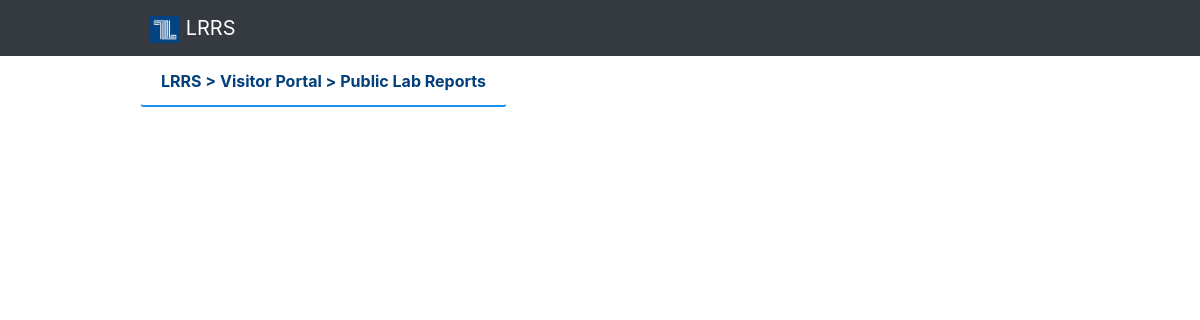
/Visitors.php, run on an earlier commit of the app's database.
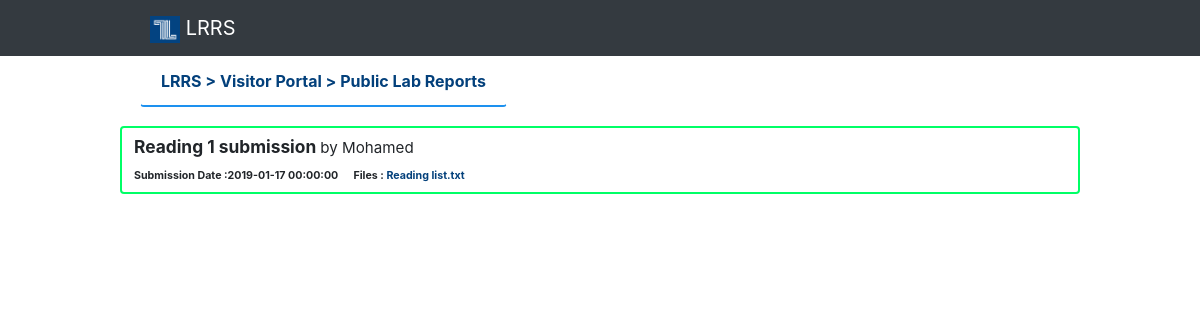
And on a later commit of the database.
### tables this page shows
CREATE TABLE `lab_report_submissions` (
  `Submission_ID` int(11) NOT NULL,
  `Submission_Date` datetime DEFAULT NULL,
  `Lab_Report_ID` int(11) DEFAULT NULL,
  `Student_id` varchar(200) DEFAULT NULL,
  `Course_Group_id` int(11) DEFAULT NULL,
  `Attachment1` longtext DEFAULT NULL,
  `Notes` longtext DEFAULT NULL,
  `Attachment2` varchar(1000) NOT NULL,
  `Attachment3` varchar(1000) NOT NULL,
  `Attachment4` varchar(1000) NOT NULL,
  `Marks` double DEFAULT NULL,
  `Status` varchar(100) NOT NULL,
  `Title` varchar(500) NOT NULL,
  `Visibility` varchar(30) NOT NULL DEFAULT 'Private',
  `Remarking_Reason` varchar(100) NOT NULL
);

CREATE TABLE `users_table` (
  `User_ID` int(11) NOT NULL,
  `Email` varchar(50) DEFAULT NULL,
  `Password` varchar(250) DEFAULT NULL,
  `HashPassword` varchar(250) NOT NULL,
  `Full_Name` varchar(50) DEFAULT NULL,
  `UserType` varchar(50) DEFAULT NULL,
  `Student_ID` varchar(500) DEFAULT NULL,
  `Passport_Number` varchar(50) DEFAULT NULL,
  `Status` varchar(30) NOT NULL DEFAULT 'Active'
);

### Visitors.php (the view, shortened to what this page needs)
<?php
include 'Header.php';
?>
<div class='row' style='width:80%;margin:auto;'>
 <?php
                     echo    "  <div class='alert' style='margin-left:20px;border-bottom:2px solid #1D91EF;'> <a href='~\..\Courses.php?course=$url'>
  LRRS > Visitor Portal  > Public Lab Reports
   <br> <span style='font-size:8pt'> </span>
</a></div>
 ";
 $result = mysqli_query($con,"SELECT `Submission_ID`, `Submission_Date`, lab_report_submissions.Student_id,
     `Attachment1`, `Notes`, `Attachment2`, `Attachment3`, `Attachment4`, `Marks`, `Title`, `Visibility` ,
     users_table.Full_Name,course_groups_table.Group_Name
FROM `lab_report_submissions`
left join users_table on users_table.Student_ID=lab_report_submissions.Student_id
left JOIN course_groups_table on course_groups_table.Course_Group_id=lab_report_submissions.Course_Group_id
WHERE Visibility='Public' ");
 if(mysqli_num_rows($result)==0)
    {} else { while($row = mysqli_fetch_assoc($result)) {
			 $att1=$row['Attachment1'];
                              $sdate=$row['Submission_Date'];
                                     $title=$row['Title'];
                                     $sname=$row['Full_Name'];
                                       $gname=$row['Group_Name'];
                                           $full_link="<a href='~\..\Lab_Report_Submisions\\$att1'>$att1</a>";
                echo"
                        <div class='btn btn-default'>
  $title  <small>by $gname $sname </small>
   <br> <span style='font-size:8pt'>Submission Date :$sdate  &nbsp;&nbsp; &nbsp;  Files : $full_link </span>
</div>
                        ";
              }}?>
  </div>

### Header.php (shortened to what this page needs)
<!DOCTYPE html>
<html>
<link href="./css/bootstrap.min.css" rel="stylesheet" type="text/css"/>
<link href="./font-awesome/css/font-awesome.min.css" rel="stylesheet" type="text/css"/>
<link href="./css/bootstrap.min.css" rel="stylesheet" type="text/css"/>
<body>
<nav class="navbar navbar-expand-lg navbar-dark bg-dark" style="padding-left:150px;padding-right:150px;margin:auto;">
  <a class="navbar-brand" href="~\..\index.php"> <img src="logo.png" style="width:30px;heigh:30px;"> LRRS</a>
</nav>

### Header.php (style rules this page uses)
.btn-default { border: 2px solid #00ff66; width: 100%; text-align:left; margin:3px auto; font-weight:bold; font-size:13pt; }
.alert { font-weight: bold; }
a { color: #03407B; }

What changed in the data, as far as the page shows it:
added lab_report_submissions: Title "Reading 1 submission", users_table.Full_Name "Mohamed", Submission_Date "2019-01-17 00:00:00", Attachment1 "Reading list.txt"
